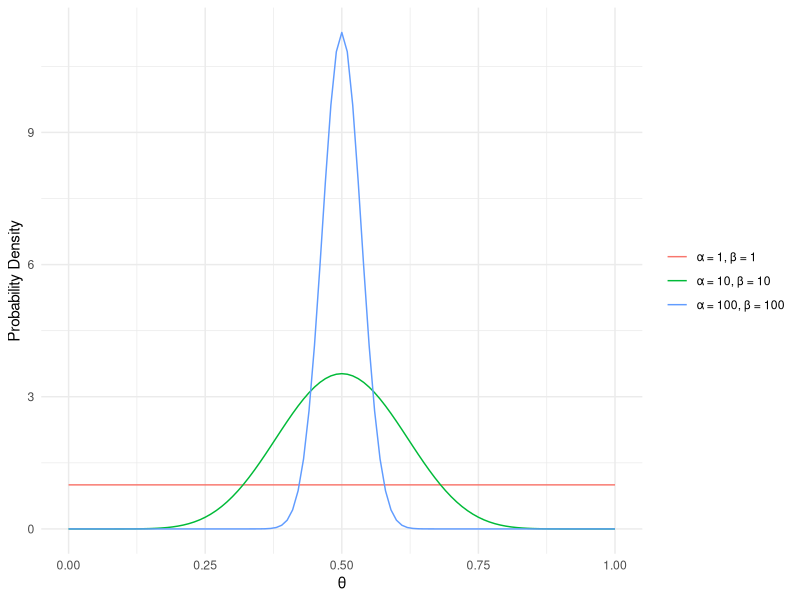
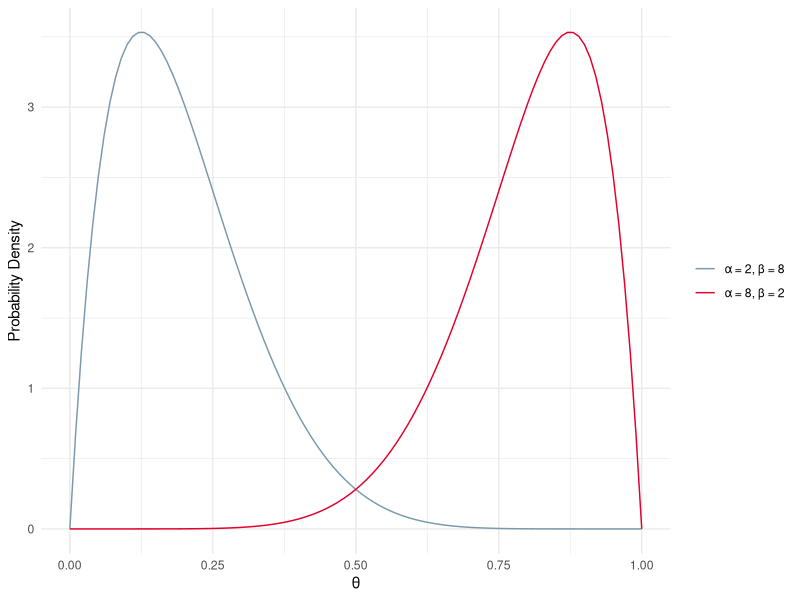
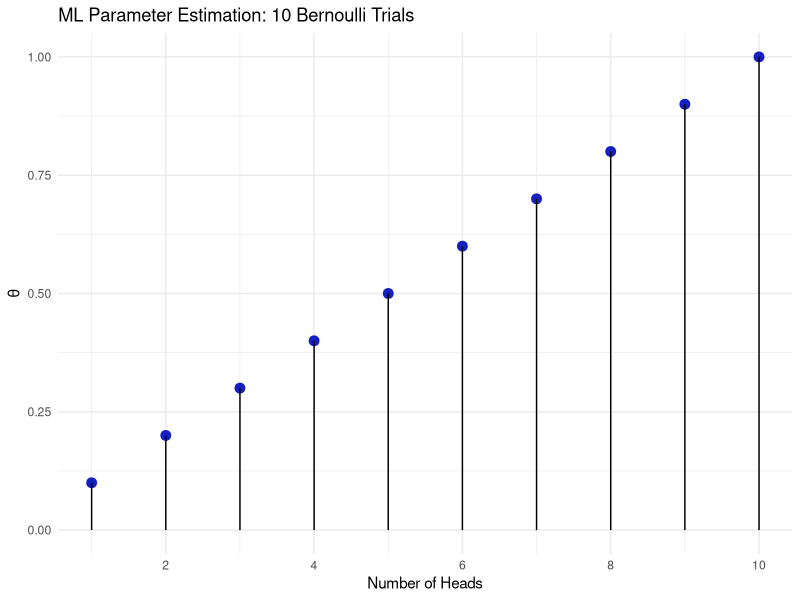
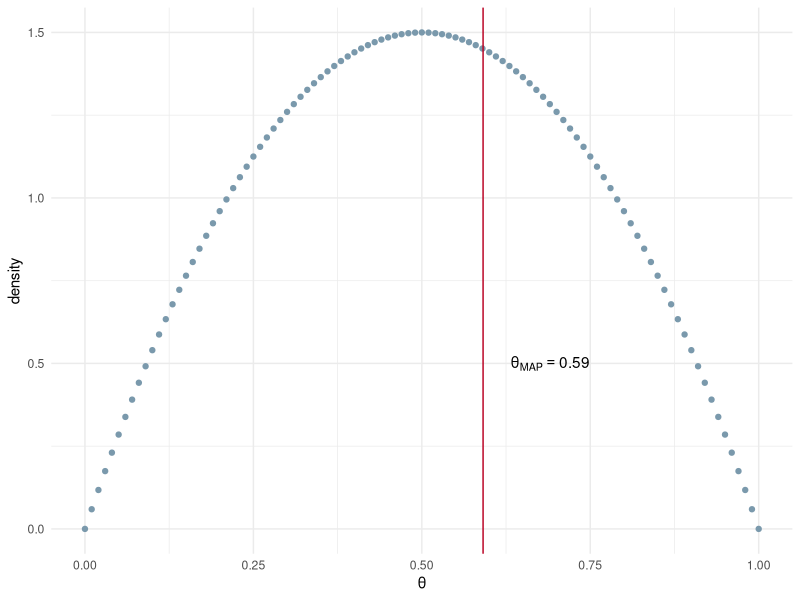
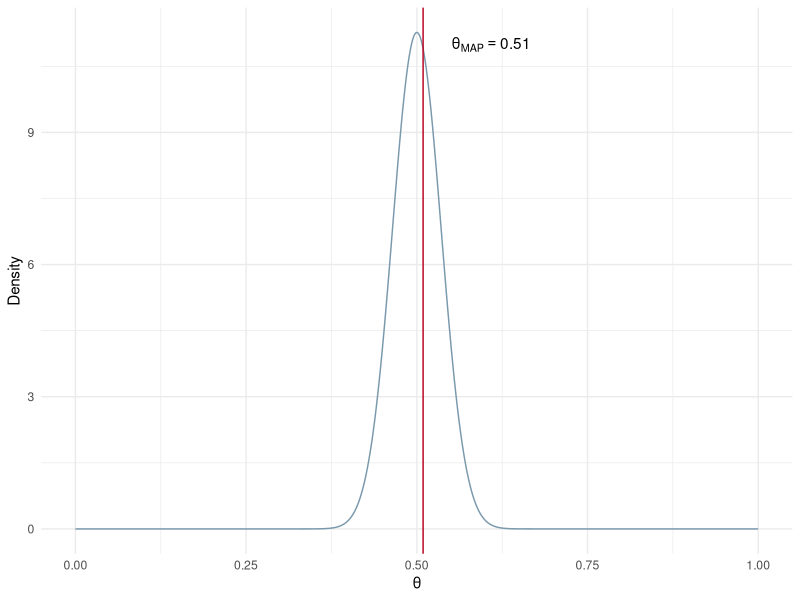
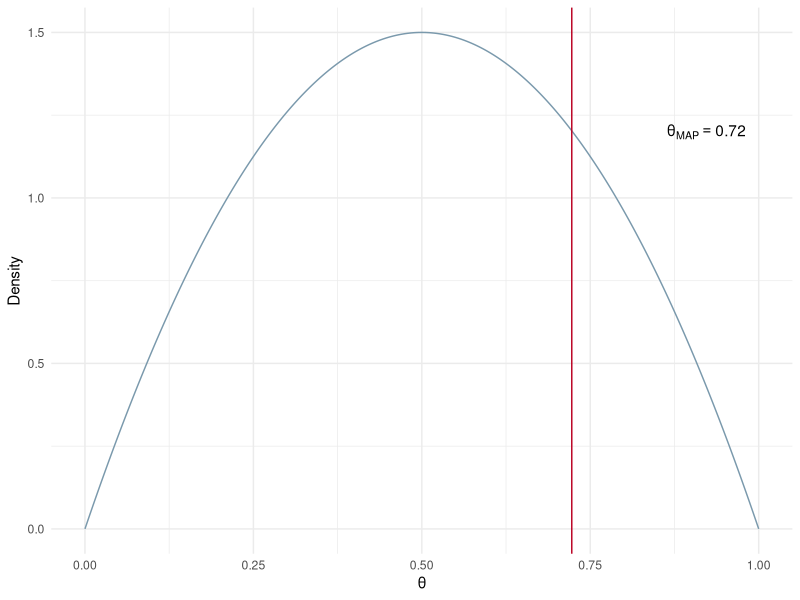
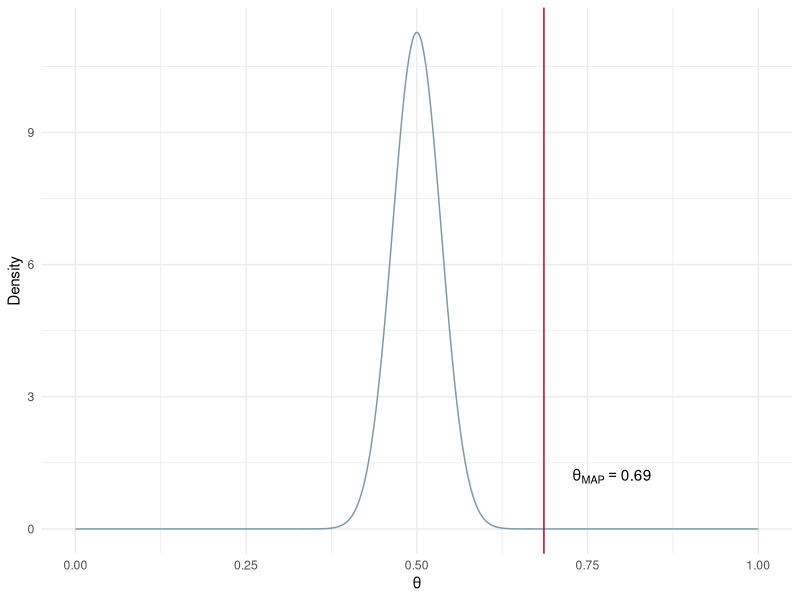
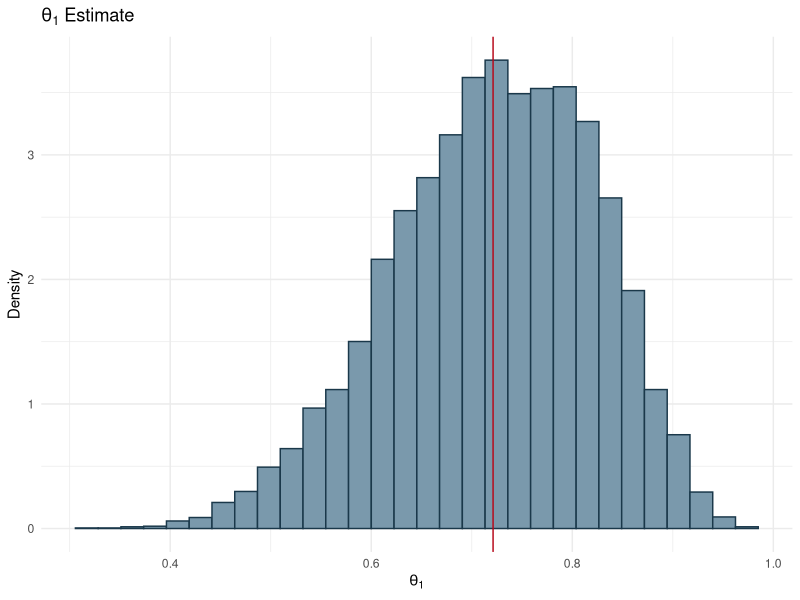

The R source for these figures, in order:
## ---- chunk 1
library(tidyverse)
a <- c(1, 10, 100)
b <- c(1, 10, 100)
params <- cbind(a,b)
ds <- NULL
n <- seq(0,1,0.01)
for(i in 1:nrow(params)){
  ds <- rbind(data.frame(x = n, y = dbeta(n, params[i,1], params[i,2]),
                             parameters = paste0("\U03B1 = ",params[i,1],
                                                 ", \U03B2 = ", params[i,2])), ds)
}

ggplot(ds, aes(x = x, y = y, color=parameters)) + geom_line() + 
  labs(x = '\U03B8', y = 'Probability Density') +
  scale_color_discrete(name=NULL) + theme_minimal()

## ---- chunk 2
a <- c(8, 2)
b <- c(2, 8)
params <- cbind(a,b)
ds <- NULL
n <- seq(0,1,0.01)
for(i in 1:nrow(params)){
  ds <- rbind(data.frame(x = n, y = dbeta(n, params[i,1], params[i,2]),
                             parameters = paste0("\U03B1 = ",params[i,1],
                                                 ", \U03B2 = ", params[i,2])), ds)
}

ggplot(ds, aes(x = x, y = y, color=parameters)) + geom_line() + 
  labs(x = '\U03B8', y = 'Probability Density') +
  scale_color_manual(name=NULL, values = c("#7A99AC", "#E4002B")) + theme_minimal()

## ---- chunk 3
heads = 1:10
flips = 10
ds <- data.frame(heads, flips = rep(flips, length(heads)))
ds$theta <- ds$heads/ds$flips


ggplot(ds, aes(x = heads,
               y = theta)) + 
  geom_point(color ='#1520c1', size = 3) + 
  geom_linerange(aes(x=heads,
                     y=NULL, ymax=theta,
                     ymin=0)) +
  scale_x_continuous(breaks = seq(0,10,2), labels = seq(0,10,2)) + 
  labs(y='\U03B8', x="Number of Heads", title ="ML Parameter Estimation: 10 Bernoulli Trials") +
  theme(plot.title = element_text(hjust = 0.5)) + theme_minimal()
## ---- chunk 4
# description:
# ml will yeild the expected average and is not effected by the prior
# map uses a weak assumption - uniform density for all values of theta
# this results in a theta_map value very similar to the ml value
n <- 20
heads <- 12
tails <- 8


# ml
ml_theta <- heads/n
# map
B <- 2
alpha <- 2

map_theta <- (heads + alpha - 1)/(heads + tails + alpha + B -2)
possible_theta <- seq(0,1,0.01)
beta_ds <- data.frame(theta = possible_theta, density = dbeta(possible_theta, alpha,B))
ggplot(beta_ds, aes(x = theta, y = density)) + geom_point(color='#7A99AC') + 
  geom_vline(xintercept=map_theta, color = '#ba0223') + 
  annotate("text", x = map_theta + 0.1, y=0.5, label= paste("\U03B8[MAP]==", round(map_theta,2)), parse=T)+
  labs(x='\U03B8') + theme_minimal()

## ---- chunk 5
# description:
# the strong assumption of a 'fair' coin prior reduces the width of the 
# distribution, i.e. much higher probability density near theta (p) of 0.5
# This forces the MAP theta value to stay much closer to the prior due to the 
# small amount of observed evidence

n <- 20
heads <- 12
tails <- 8


# ml
ml_theta <- heads/n
# map
B <- 100
alpha <- 100

map_theta <- (heads + alpha - 1)/(heads + tails + alpha + B -2)
possible_theta <- seq(0,1,0.001)
beta_ds <- data.frame(theta = possible_theta, density = dbeta(possible_theta, alpha,B))
ggplot(beta_ds, aes(x = theta, y = density)) + geom_line(color='#7A99AC') + 
  geom_vline(xintercept=map_theta, color = '#ba0223') + 
  annotate("text", x = map_theta + 0.1, y=11, label= paste("\U03B8[MAP]==", round(map_theta,2)), parse=T)+
  labs(x='\U03B8', y = 'Density') + theme_minimal()

## ---- chunk 6
# description
# high number of observed samples (evidence)
# weak prior - uniform 
# ml and map are close to one another - close... as expected
n <- 1000
heads <- 723
tails <- n-heads


# ml
ml_theta <- heads/n
# map
B <- 2
alpha <- 2
map_theta <- (heads + alpha - 1)/(heads + tails + alpha + B -2)
possible_theta <- seq(0,1,0.001)
beta_ds <- data.frame(theta = possible_theta, density = dbeta(possible_theta, alpha,B))
ggplot(beta_ds, aes(x = theta, y = density)) + geom_line(color='#7A99AC') + 
  geom_vline(xintercept=map_theta, color = '#ba0223') + 
  annotate("text", x = map_theta + 0.2, y=1.2, label= paste("\U03B8[MAP]==", round(map_theta,2)), parse=T)+
  labs(x='\U03B8', y = 'Density') + theme_minimal()
## ---- chunk 7

n <- 1000
heads <- 723
tails <- n-heads


# ml
ml_theta <- heads/n
# map
B <- 100
alpha <- 100
possible_theta <- seq(0,1,0.001)
beta_ds <- data.frame(theta = possible_theta, density = dbeta(possible_theta, alpha,B))
map_theta <- (heads + alpha - 1)/(heads + tails + alpha + B -2)
ggplot(beta_ds, aes(x = theta, y = density)) + 
  geom_line(color='#7A99AC') + 
  geom_vline(xintercept=map_theta, color = '#ba0223') + 
  annotate("text", x = map_theta + 0.1, y=1.2, label= paste("\U03B8[MAP]==", round(map_theta,2)), parse=T)+
  labs(x='\U03B8', y = 'Density') + theme_minimal()
## ---- chunk 8
a = 2
b = 2

z1 = 11
N1 = 14
z2 = 7
N2 = 14


theta = rep(0.5,2)
niters = 10000
burnin = 500

thetas = matrix(0, nrow = (niters-burnin), ncol=2)
for (i in 1:niters){

  theta1 = rbeta(n = 1, shape1 = a + z1, shape2 = b + N1 - z1)
  # get value theta2| all other vars
  theta2 = rbeta(n = 1, shape1 = a + z2, shape2 =b + N2 - z2)
  
  if (i >= burnin){
    thetas[(i-burnin), ] = c(theta1, theta2)
  }
}


ds <- data.frame(theta1 = thetas[,1], theta2= thetas[,2])
ggplot(ds, aes(x=theta1)) + geom_histogram(aes(y=..density..),color='#1A384A', fill='#7A99AC') + 
  labs(title = expression(theta[1]~Estimate), x=expression(theta[1]), y = 'Density') + 
  geom_vline(xintercept = mean(ds$theta1), color='#b7091a') +
  theme_minimal()
## ---- chunk 9
ggplot(ds, aes(x=theta2)) + geom_histogram(aes(y=..density..),color='#1A384A', fill='#7A99AC') + 
  labs(title = expression(theta[2]~Estimate), x=expression(theta[2]), y = 'Density') + 
  geom_vline(xintercept = mean(ds$theta2), color='#b7091a') + 
  theme_minimal()

## ---- chunk 10
real_thetas <- c(0.2, 0.6)
N <- 300
a = 2
b = 3
change_point <- 100
x <- c(rbinom(1:change_point, 1, real_thetas[1]),rbinom((change_point+1):N, 1, real_thetas[2]))


## Initialize all parameters

# n ~ uniform 
n <- round(N*runif(1))
# theta1 ~ beta(a,b)
theta1 <- rbeta(1, a, b)
# theta2 ~ beta(a,b)
theta2 <- rbeta(1, a, b)



niters = 10000
burnin = 2000
# sigma = np.diag([0.2,0.2])

# thetas = np.zeros((niters-burnin,2), np.float)
params = matrix(0, nrow = (niters-burnin), ncol=3)
for (i in 1:niters){
  
  
  z1 <- sum(x[1:n])
  if(n == N){
    z2 <- 0
  }else{
    z2 <- sum(x[(n+1):N])
  }
  theta1 = rbeta(n = 1, shape1 = a + z1, shape2 = b + n - z1)
  # get value theta2| all other vars
  theta2 = rbeta(n = 1, shape1 = a + z2, shape2 =N-n-1-z2+b)
  
  
  ## 2 things: 1 - should I be summing all the values over these? 
  # No - the product is being calculated due to the sum - should be fine
  n_multi <- rep(0, N)
  for(steps in 1:N){
    if(steps==N || theta2 == 1){
      n_multi[steps] <- log(theta1^sum(x[1:steps]) * (1-theta1)^(steps-sum(x[1:steps])))
    }else{
      n_multi[steps] <- log(theta1^sum(x[1:steps]) * (1-theta1)^(steps-sum(x[1:steps]))) +
        log(theta2^sum(x[(steps + 1):N]) * (1-theta2)^(N-steps-1-sum(x[(steps+1):N])))
    }
  }
  
  n_multi <- exp(n_multi - max(n_multi))
  # what about for n? 
  n <- which(rmultinom(1, 1, n_multi/sum(n_multi))[,1] ==1)
  if (i >= burnin){
    params[(i-burnin), ] = c(theta1,theta2, n)
  }
}

ds <- data.frame(x = x, theta = c(rep(real_thetas[1],N-change_point),
                                  rep(real_thetas[2],change_point)), 
                 sample_index = seq(1:length(x)))

## ---- chunk 11
params_df <- as.data.frame(params)
names(params_df) <- c('theta1', 'theta2', 'change_point')

ggplot(params_df, aes(x = change_point)) + 
  geom_histogram(fill="#7A99AC", color ='#1A384A') +
  theme_minimal() + 
  geom_vline(xintercept = mean(params_df$change_point), color='#b7091a') +
  labs(title = 'Change Point Estimate', x='Change Point', y = 'Density') 

## ---- chunk 12

ggplot(params_df, aes(x = theta1)) + 
  geom_histogram(fill="#7A99AC", color ='#1A384A' ) + 
  theme_minimal() + 
  geom_vline(xintercept = mean(params_df$theta1), color='#b7091a') +
  labs(title = expression(theta[1]~Estimate), x=expression(theta[1]), y = 'Density') 

## ---- chunk 13
ggplot(params_df, aes(x = theta2)) + 
  geom_histogram(fill="#7A99AC", color ='#1A384A' ) + 
  theme_minimal() + 
  geom_vline(xintercept = mean(params_df$theta2), color='#b7091a') +
  labs(title = expression(theta[2]~Estimate), x=expression(theta[2]), y = 'Density') 

